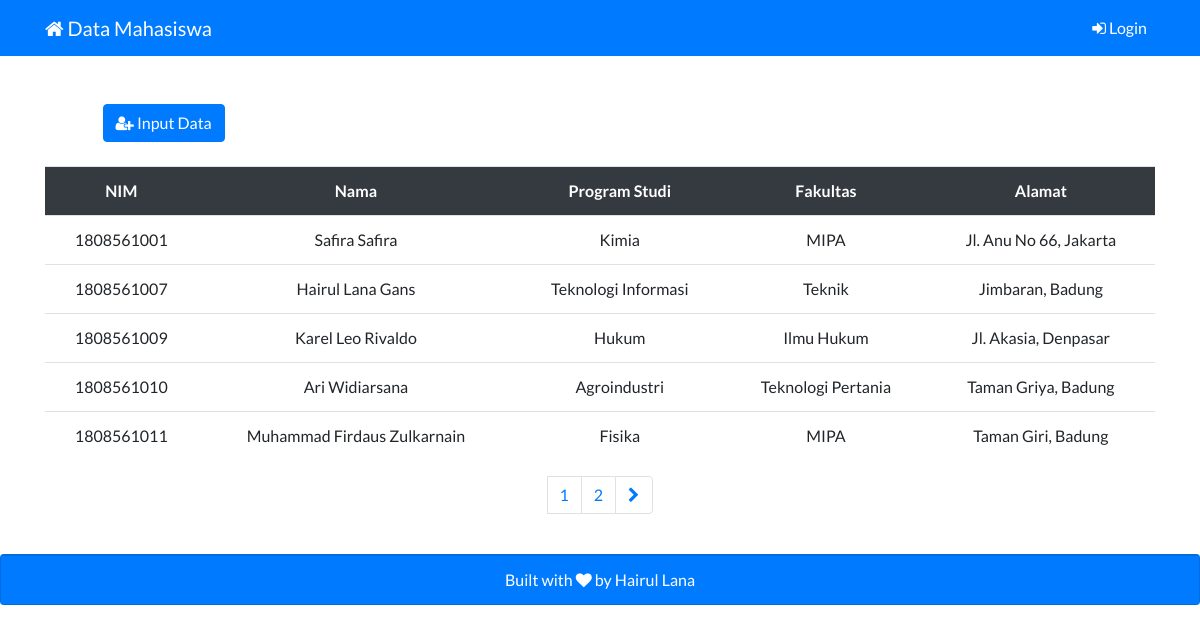
The page / on the database its author committed.
### tables this page shows
CREATE TABLE `mahasiswa` (
  `nim` varchar(10) NOT NULL,
  `nama` varchar(50) NOT NULL,
  `prodi` varchar(30) NOT NULL,
  `fakultas` varchar(30) NOT NULL,
  `alamat` text NOT NULL
);

### index.php (the view, shortened to what this page needs)
<?php
require "connectDB.php";
$jumlahDataPerHalaman = 5;
$jumlahData = mysqli_num_rows(mysqli_query($connect,"SELECT * FROM mahasiswa"));
$jumlahHalaman = ceil($jumlahData / $jumlahDataPerHalaman);
if ( isset($_GET["page"])){
    $halamanAktif = $_GET["page"];
}else{
    $halamanAktif = 1;
}
$awalData = ( $jumlahDataPerHalaman * $halamanAktif ) - $jumlahDataPerHalaman;
$mahasiswa = mysqli_query($connect,"SELECT * FROM mahasiswa LIMIT $awalData, $jumlahDataPerHalaman");
?>
<!DOCTYPE html>
<html lang="en">
<head>
</head>
<body style="font-family: 'Lato', sans-serif;">
    <?php require "navbar.php" ?>
    <div class="row" data-aos="fade-down" data-aos-duration="1000">
        <div class="col-md-2 offset-md-1 mt-5">
            <a class="btn btn-primary" href="inputData.php"><i class="fa fa-user-plus"></i> Input Data</a>
        </div>
    </div>
    <?php if (mysqli_num_rows(mysqli_query($connect, "SELECT * FROM mahasiswa")) > 0) : ?>
        <?php if(isset($_SESSION["admin"])) : ?>
            <div class="container mt-4" data-aos="fade-down" data-aos-duration="1000">
                <div class="row">
                    <div class="col">
                        <table class="table text-center">
                            <tr class="bg-dark text-white">
                                <th>NIM</th>
                                <th>Nama</th>
                                <th>Program Studi</th>
                                <th>Fakultas</th>
                                <th>Alamat</th>
                                <th>Aksi</th>
                            </tr>
                            <?php
                                foreach ($mahasiswa as $data) :
                            ?>
                                <tr>
                                    <td><?= $data["nim"] ?></td>
                                    <td><?= $data["nama"] ?></td>
                                    <td><?= $data["prodi"] ?></td>
                                    <td><?= $data["fakultas"] ?></td>
                                    <td><?= $data["alamat"] ?></td>
                                    <td><a href="ubahData.php?nim=<?= $data['nim'] ?>" class="btn btn-primary mt-1"><i class="fa fa-edit"></i></a> <a href="hapusData.php?nim=<?= $data['nim'] ?>" class="btn btn-danger mt-1"><i class="fa fa-trash"></i></a></td>
                                </tr>
                            <?php
                                endforeach;
                            ?>
                        </table>
                    </div>
                </div>
            </div>
        <?php else : ?>
            <div class="container mt-4" data-aos="fade-down" data-aos-duration="1000">
                <div class="row">
                    <div class="col">
                        <table class="table text-center">
                            <tr class="bg-dark text-white">
                                <th>NIM</th>
                                <th>Nama</th>
                                <th>Program Studi</th>
                                <th>Fakultas</th>
                                <th>Alamat</th>
                            </tr>
                            <?php
                                foreach ($mahasiswa as $data) :
                            ?>
                                <tr>
                                    <td><?= $data["nim"] ?></td>
                                    <td><?= $data["nama"] ?></td>
                                    <td><?= $data["prodi"] ?></td>
                                    <td><?= $data["fakultas"] ?></td>
                                    <td><?= $data["alamat"] ?></td>
                                </tr>
                            <?php
                                endforeach;
                            ?>
                        </table>
                    </div>
                </div>
            </div>
        <?php endif ?>
        <div class="row">
            <div class="col">
                <nav aria-label="...">
                    <ul class="pagination justify-content-center">
                        <?php for( $i = 1; $i <= $jumlahHalaman; $i++ ) : ?>
                            <?php if( $i == $halamanAktif ) : ?>
                                <li class="active">
                                    <a class="page-link" href="?page=<?= $i; ?>"><?= $i; ?></a>
                                </li>
                            <?php else : ?>
                                <li class="page-item">
                                    <a class="page-link" href="?page=<?= $i; ?>"><?= $i; ?></a>
                                </li>
                            <?php endif; ?>
                        <?php endfor; ?>
                        <li class="page-item">
                            <?php if( $halamanAktif < $jumlahHalaman ) : ?>
                                <a class="page-link" href="?page=<?= $halamanAktif + 1; ?>"><i class="fa fa-chevron-right"></i></a>
                            <?php endif; ?>
                        </li>
                    </ul>
                </nav>
            </div>
        </div>
    <?php else : ?>
        <h3 class="display-4 text-center my-5" data-aos="fade-down" data-aos-duration="1000">Belum Ada Data</h3>
    <?php endif; ?>
</body>
</html>

### navbar.php (shortened to what this page needs)
<nav class="navbar navbar-expand-lg navbar-dark bg-primary">
    <div class="container">
        <a class="navbar-brand" data-aos="fade-right" data-aos-duration="1000" href="index.php"><i class="fa fa-home"></i> Data Mahasiswa</a>
        <div class="collapse navbar-collapse" id="navbarSupportedContent">
            <ul class="navbar-nav" data-aos="fade-left" data-aos-duration="1000">
                <?php if (isset($_SESSION["admin"])) : ?>
                    <li class="nav-item active">
                        <a class="nav-link" href="profil.php"><i class="fa fa-user"></i> <?= $_SESSION["admin"] . " [admin]"; ?></a>
                    </li>
                    <li class="nav-item active">
                        <a class="nav-link" href="logout.php"><i class="fa fa-sign-out"></i> Logout</a>
                    </li>
                <?php else : ?>
                    <li class="nav-item active">
                        <a class="nav-link" href="login.php"><i class="fa fa-sign-in"></i> Login</a>
                    </li>
                <?php endif; ?>
            </ul>
        </div>
    </div>
</nav>

### rows shown on the page
mahasiswa: nim "1808561001", nama "Safira Safira", prodi "Kimia", fakultas "MIPA", alamat "Jl. Anu No 66, Jakarta"
mahasiswa: nim "1808561007", nama "Hairul Lana Gans", prodi "Teknologi Informasi", fakultas "Teknik", alamat "Jimbaran, Badung"
mahasiswa: nim "1808561009", nama "Karel Leo Rivaldo", prodi "Hukum", fakultas "Ilmu Hukum", alamat "Jl. Akasia, Denpasar"
mahasiswa: nim "1808561010", nama "Ari Widiarsana", prodi "Agroindustri", fakultas "Teknologi Pertania", alamat "Taman Griya, Badung"
mahasiswa: nim "1808561011", nama "Muhammad Firdaus Zulkarnain", prodi "Fisika", fakultas "MIPA", alamat "Taman Giri, Badung"
